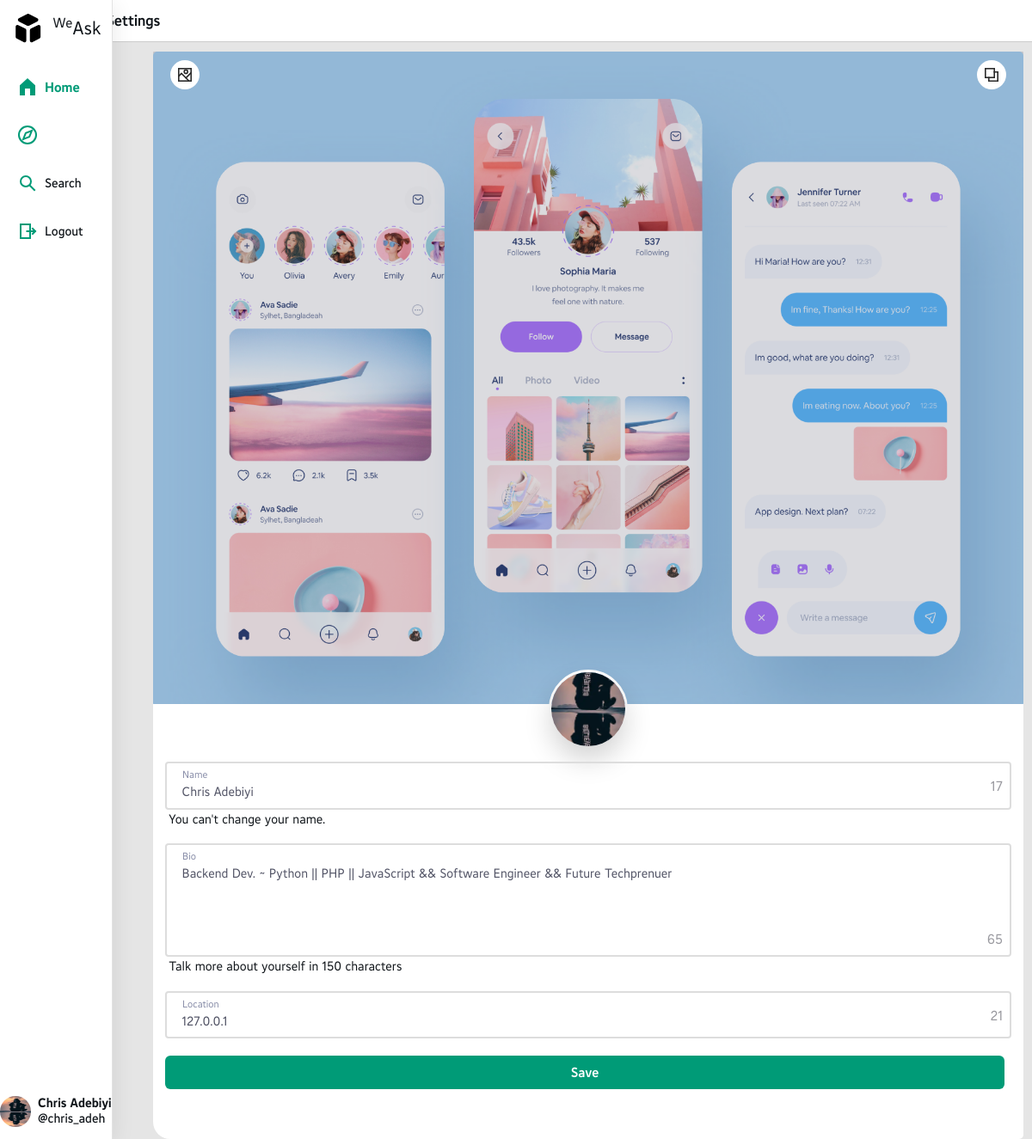
The app's page /accounts/settings/ (signed in) with its own data.
### accounts/models.py (models this page shows, shortened)
class User(AbstractUser):
    first_name = None
    last_name = None
    name = models.TextField(max_length=25)
    bio = models.TextField(max_length=150, null=True, blank=True)
    location = models.TextField(max_length=30, null=True, blank=True)
    avatar = models.ImageField(upload_to=get_image_filename, default='default.png')
    cover = models.ImageField(upload_to=get_cover_image_filename, default='default_cover.png')
    class Meta:
        verbose_name = 'user'
        verbose_name_plural = 'Users'

### accounts/views.py (the view, shortened to what this page needs)
# urls.py: path('accounts/settings/', views.settings, name='settings'),
@login_required
def settings(request):
  profile = request.user
  data = {
    'bio': profile.bio,
    'location': profile.location
  }
  context = {
    'page_title': "Settings",
    'user_profile': profile,
    'form': settings_form(initial=data)
  }
  return render(request, 'profile/settings/content.html', context)

### accounts/forms.py
class settings_form(forms.Form):
  cover = forms.FileField(required=False)
  avatar = forms.FileField(required=False)
  bio = forms.CharField(required=False, max_length=150, widget=forms.Textarea)
  location = forms.CharField(max_length=30, required=False)

### templates/profile/settings/content.html (shortened to what this page needs)
{% extends 'wrapper.html' %}
{% load widget_tweaks humanize static %}
{% block content %}
<div class="ui-feed-header">
<a href="{% url 'accounts:profile' username=request.user.username %}" class="ui-feed-header-button hover:bg-gray-200 rounded-full p-2 transition">
</a>
<div class="ui-feed-header-title">Profile Settings</div>
</div>
<div class="ui-block ui-profile" style="margin-top: 60px;">
<div class="ui-profile-header">
<div class="ui-profile-header-thumb cover-bg" id="cover_picture">
<img src="{{user.cover.url}}">
<div class="cover-overlay"></div>
<a class="cover-button" id="change_avatar">
<svg class="icon" role="img" xmlns="http://www.w3.org/2000/svg" width="24" height="24" viewBox="0 0 24 24">
<rect width="18" height="18" x="3" y="3"></rect>
<path stroke-linecap="round" d="M3 14l4-4 11 11"></path>
<circle cx="13.5" cy="7.5" r="2.5"></circle>
<path stroke-linecap="round" d="M13.5 16.5L21 9"></path>
</svg>
</a>
<a class="cover-button is-right" id="change_cover">
<svg class="icon" role="img" xmlns="http://www.w3.org/2000/svg" width="24" height="24" viewBox="0 0 24 24" aria-labelledby="cover-icon">
<title id="cover-icon">Change cover</title>
<rect width="13" height="13" x="3" y="3"></rect>
<polyline points="16 8 21 8 21 21 8 21 8 16"></polyline>
</svg>
</a>
</div>
<div class="ui-profile-block">
<div class="ui-profile-user">
<a href="{{user.avatar.url}}" class="ui-user-thumb" id="profile_picture"><img src="{{user.avatar.url}}" alt="{{user.username}}'s picture"></a>
</div>
</div>
<div class="ui-settings">
<form action="{% url 'accounts:settings' %}" method="POST" enctype="multipart/form-data">
<div class="form-group label-floating">
<label class="control-label">Name</label>
<input type="text" class="form-control" value="{{user.name}}" maxlength="30" readonly="readonly">
<p class="material-input p-1">You can't change your name.</p>
</div>
<div class="form-group label-floating">
<label class="control-label">Bio</label>
{% render_field form.bio class="form-control" rows="3" %}
<p class="material-input p-1">Talk more about yourself in 150 characters</p>
</div>
<div class="form-group label-floating">
<label class="control-label">Location</label>
{% render_field form.location class="form-control" %}
<p class="material-input"></p>
</div>
<div class="flex w-100">
<button class="uk-button uk-button-primary mr-2 uk-width-1-1" type="submit" style="font-weight:600">Save</button>
</div>
</form>
<br><br>
</div>
</div>
</div>
{% endblock %}

### templates/nav/sidebar.html (shortened to what this page needs)
<section>
<div class="is-sidebar is-hidden-mobile flex items-center p-10 space-x-6">
<div class="flex flex-col items-center w-40 h-full overflow-hidden">
<a class="flex items-center w-full px-3 mt-3 brand-icon">
<h4 class="ml-2 brand-logo"><sup>We</sup>Ask</h4>
</a>
<div class="w-full px-2 overflow-y no-scrollbar">
<div class="is-item-wrapper">
<a class="is-item is-active no-stroke" href="{% url 'core:home' %}">
<svg role="img" class="icon w-6 h-6" xmlns="http://www.w3.org/2000/svg" width="24" height="24" viewBox="0 0 24 24" aria-labelledby="home">
<title id="home">Home</title>
<path d="M3 10.182V22h18V10.182L12 2z"></path>
<rect width="6" height="8" x="9" y="14" fill="#fff" stroke=""></rect>
</svg>
<span class="ml-2 font-medium">Home</span>
</a>
<a class="is-item" href="{% url 'core:explore' %}">
<svg class="icon w-6 h-6" role="img" xmlns="http://www.w3.org/2000/svg" viewBox="0 0 24 24">
<polygon points="14.121 14.121 7.05 16.95 9.879 9.879 16.95 7.05"></polygon>
<circle cx="12" cy="12" r="10"></circle>
</svg>
</a>
<a class="is-item" href="{% url 'core:search' %}">
<svg class="icon w-6 h-6" role="img" xmlns="http://www.w3.org/2000/svg" viewBox="0 0 24 24" aria-labelledby="search">
<title id="search">Search</title>
<path d="M14.4121122,14.4121122 L20,20"></path>
<circle cx="10" cy="10" r="6"></circle>
</svg>
<span class="ml-2 text-sm font-medium">Search</span>
</a>
<a class="is-item" hx-get="{% url 'accounts:logout' %}" hx-target="body" hx-push-url="/welcome" href="{% url 'accounts:logout' %}">
<svg role="img" viewBox="0 0 24 24" aria-labelledby="logout" class="icon w-6 h-6">
<title id="logout">Logout</title>
<path d="M18 15l3-3-3-3"></path>
<path d="M11.5 12H20"></path>
<path stroke-linecap="round" d="M21 12h-1"></path>
<path d="M15 4v16H4V4z"></path>
</svg>
<span class="ml-2 text-sm font-medium">Logout</span>
</a>
</div>
</div>
<a class="is-item-profile" href="{% url 'accounts:profile' username=request.user.username %}">
<img src="{{request.user.avatar.url}}" class="is-profile-pic">
<div class="ml-2 text-sm font-medium is-user-name">
<h5 class="font-bold text-truncate"> {{request.user.name}} </h5>
<span>@{{request.user.username}} </span>
</div>
</a>
</div>
</div>
</section>

### records on screen
User: user.avatar (picture), user.name "Chris Adebiyi", user.username "chris_adeh", cover (picture), avatar (picture), name "Chris Adebiyi", bio "Backend Dev. ~ Python || PHP || JavaScript && Software Engineer && Future Techprenuer", location "127.0.0.1"
